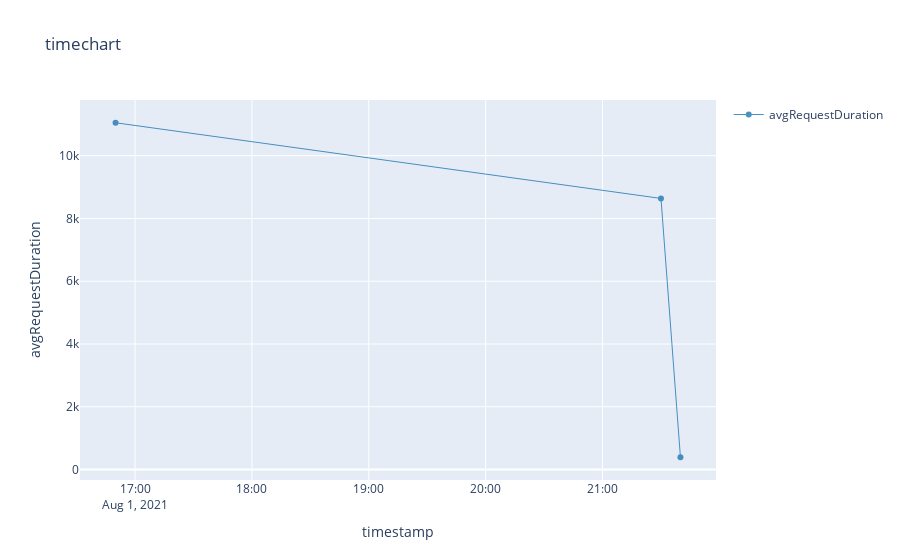

Here is the notebook cell this chart was saved with:
### Markdown cell above
## 4. Response time trend

Chart request duration over the last 12 hours.

### Code cell
%%kql requests
| where timestamp > ago(12h) 
| summarize avgRequestDuration=avg(duration) by bin(timestamp, 10m) // use a time grain of 10 minutes
| render timechart

### Figure 1 — Plotly figure (JSON) as saved in the notebook; plotly's stock layout.template omitted (floating-point values rounded to 4 significant figures)
{"data": [{"line": {"color": "rgb(31, 118, 179)", "width": 1}, "name": "avgRequestDuration", "opacity": 0.8, "type": "scatter", "x": ["2021-08-01T16:50:00+00:00", "2021-08-01T21:30:00+00:00", "2021-08-01T21:40:00+00:00"], "y": [11050.0, 8639.0, 391.6]}], "layout": {"showlegend": true, "title": {"text": "timechart"}, "xaxis": {"autorange": true, "title": {"text": "timestamp"}, "type": "date"}, "yaxis": {"ticksuffix": "", "title": {"text": "avgRequestDuration"}, "type": "linear"}}}
